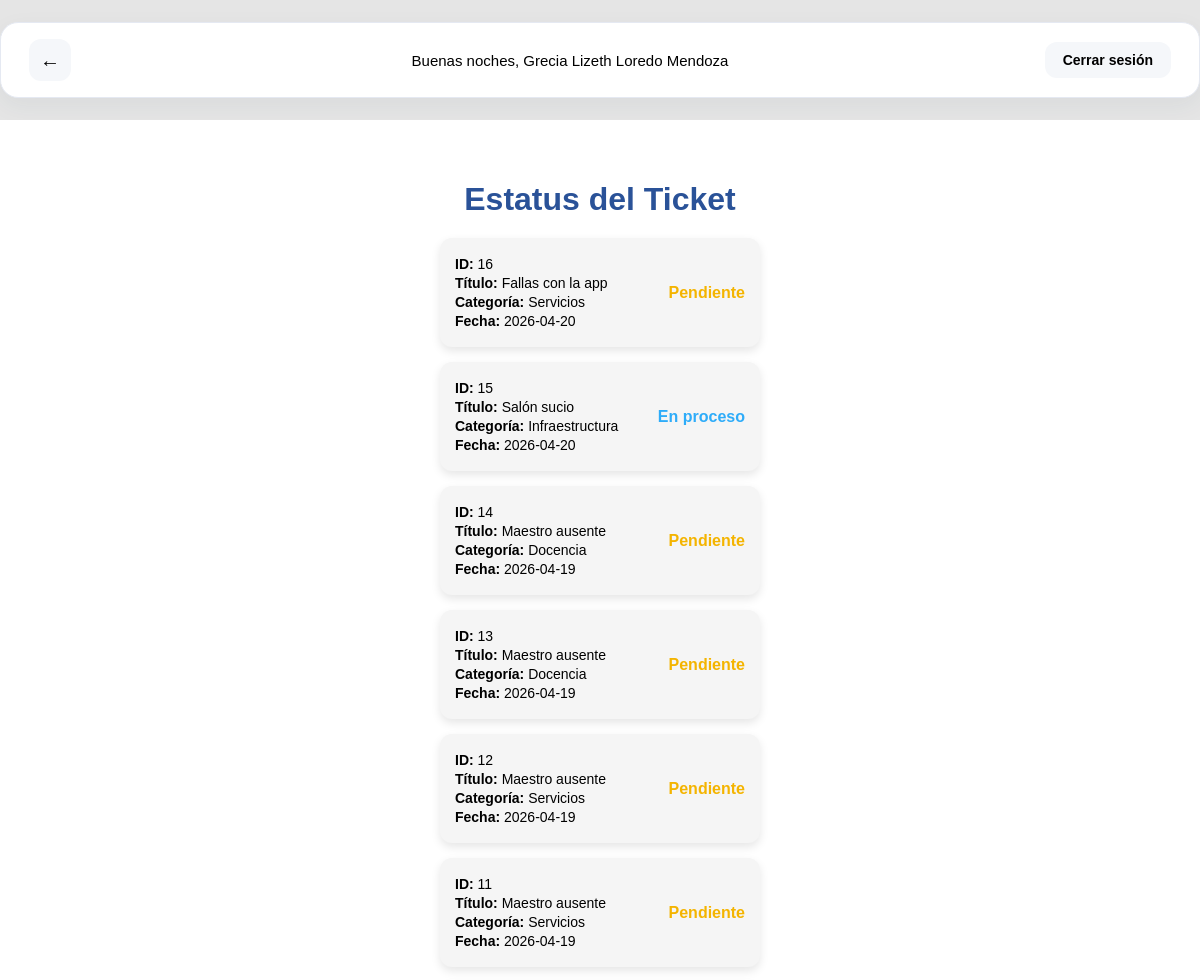
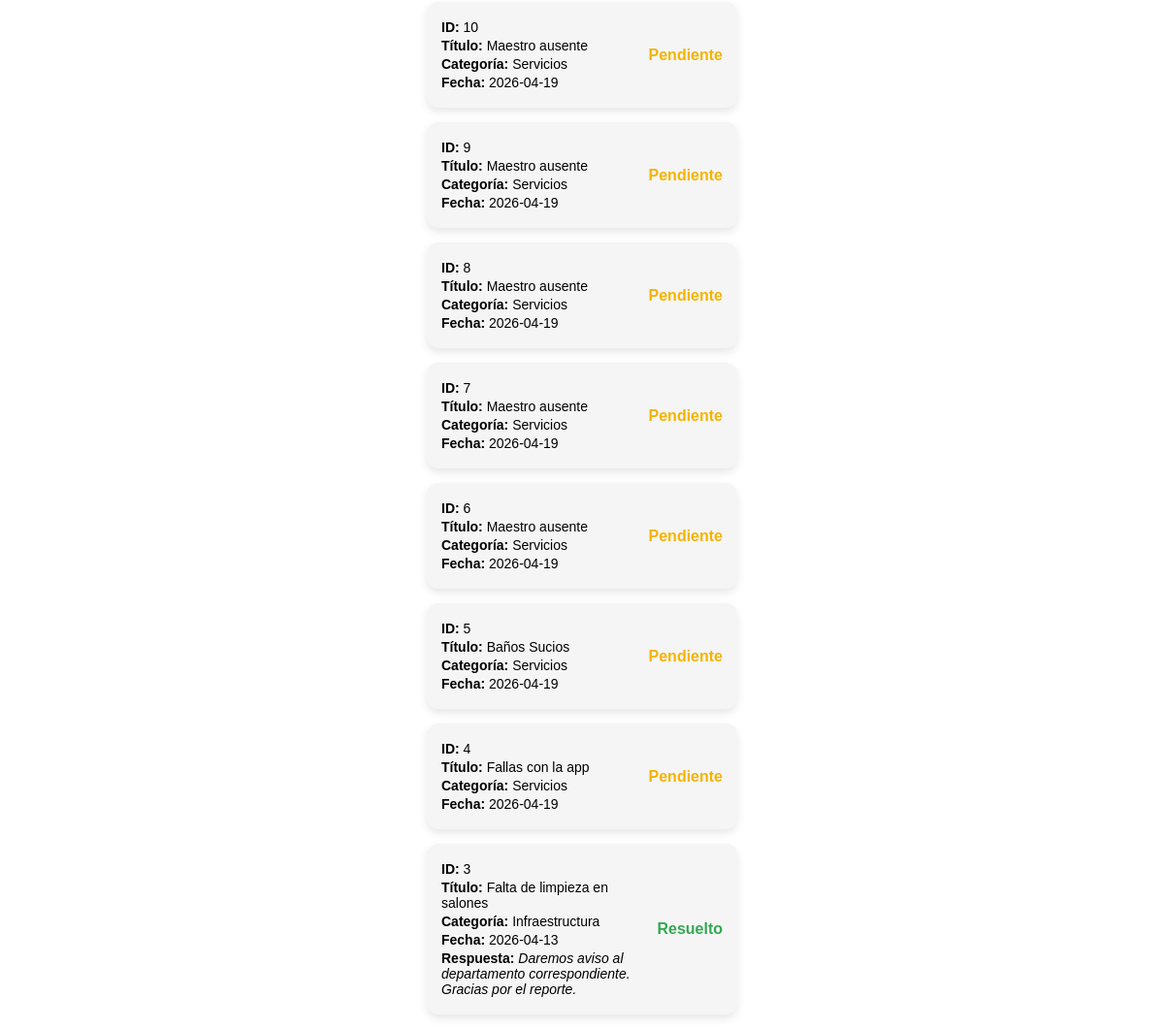
Screenshot of /status (signed in) with the database file from the repository (2 pictures, top to bottom).
### tables this page shows
CREATE TABLE ticket (
        id_ticket INTEGER PRIMARY KEY AUTOINCREMENT,
        titulo TEXT NOT NULL,
        descripcion TEXT,
        fecha_creacion TEXT,
        id_usuario INTEGER,
        id_categoria INTEGER,
        id_prioridad INTEGER,
        id_estado INTEGER,
        id_departamento INTEGER,
        ruta_imagen TEXT, comentario_admin TEXT, accion TEXT,
        FOREIGN KEY (id_usuario) REFERENCES usuario(id_usuario),
        FOREIGN KEY (id_categoria) REFERENCES categoria(id_categoria),
        FOREIGN KEY (id_prioridad) REFERENCES prioridad(id_prioridad),
        FOREIGN KEY (id_estado) REFERENCES estado(id_estado),
        FOREIGN KEY (id_departamento) REFERENCES departamento(id_departamento)
    );

CREATE TABLE categoria (
        id_categoria INTEGER PRIMARY KEY AUTOINCREMENT,
        nombre_categoria TEXT NOT NULL
    );

CREATE TABLE estado (
        id_estado INTEGER PRIMARY KEY AUTOINCREMENT,
        nombre_estado TEXT NOT NULL
    );

### app.py (the view)
@app.route('/status')
def status():
    if 'user_id' not in session:
        return redirect(url_for('login_page'))
    db_instance = Database(db_path)
    tickets = db_instance.obtener_tickets_usuario(session['user_id'])
    return render_template('status_ticket.html', tickets=tickets)

### api_01.py (called while the page is built)
    def connect(self):
        try:
            self.conn = sqlite3.connect(self.db_file)
        except Error as e:
            print(f"Error al conectar a la base de datos: {e}")

    def disconnect(self):
        if self.conn:
            self.conn.close()

    def obtener_tickets_usuario(self, id_usuario):
        self.connect()
        cursor = self.conn.cursor()
        cursor.execute("""
            SELECT t.id_ticket, t.titulo, t.fecha_creacion,
                   c.nombre_categoria, e.nombre_estado, t.comentario_admin
            FROM ticket t
            LEFT JOIN categoria c ON t.id_categoria = c.id_categoria
            LEFT JOIN estado e ON t.id_estado = e.id_estado
            WHERE t.id_usuario = ?
            ORDER BY t.fecha_creacion DESC
        """, (id_usuario,))
        tickets = cursor.fetchall()
        self.disconnect()
        return tickets

### templates/status_ticket.html (shortened to what this page needs)
{% set show_back = True %}
{% extends "index.html" %}
{% block content %}
<link rel="stylesheet" href="{{ url_for('static', filename='status.css') }}">
<div class="status-page">
    <h1>Estatus del Ticket</h1>
    <div class="tickets-container">
        {% if tickets %}
            {% for ticket in tickets %}
                {% if ticket[4] == 'Pendiente' %}
                    {% set clase = 'pendiente' %}
                {% elif ticket[4] == 'En proceso' %}
                    {% set clase = 'en-proceso' %}
                {% else %}
                    {% set clase = 'resuelto' %}
                {% endif %}
                <div class="ticket-card {{ clase }}">
                    <div class="ticket-info">
                        <p><strong>ID:</strong> {{ ticket[0] }}</p>
                        <p><strong>Título:</strong> {{ ticket[1] }}</p>
                        <p><strong>Categoría:</strong> {{ ticket[3] }}</p>
                        <p><strong>Fecha:</strong> {{ ticket[2][:10] if ticket[2] else 'N/A' }}</p>
                        {% if ticket[5] %}
                            <p><strong>Respuesta:</strong> <em>{{ ticket[5] }}</em></p>
                        {% endif %}
                    </div>
                    <div class="ticket-status">{{ ticket[4] }}</div>
                </div>
            {% endfor %}
        {% else %}
            <p style="text-align:center; color:#888;">No tienes tickets registrados aún.</p>
        {% endif %}
    </div>
</div>
{% endblock %}

### static/styles.css (style rules this page uses)
body { margin: 0; font-family: Arial, sans-serif; background: #e5e5e5; }

### static/status.css (style rules this page uses)
.status-page { display: flex; flex-direction: column; align-items: center; padding-top: 40px; background-color: white; min-height: 100vh; width: 100%; }
.status-page h1 { color: #2a5298; margin-bottom: 20px; }
.tickets-container { width: 320px; }
.ticket-card { display: flex; justify-content: space-between; align-items: center; background: #f5f5f5; border-radius: 12px; padding: 15px; margin-bottom: 15px; box-shadow: 0 4px 10px rgba(0,0,0,0.1); }
.ticket-info p { margin: 3px 0; font-size: 14px; }
.ticket-status { font-weight: bold; }
.pendiente .ticket-status { color: #f4b400; }
.resuelto .ticket-status { color: #34a853; }
.en-proceso .ticket-status { color: #2eacf9; }

### rows the page displays
ticket: id_ticket "16", titulo "Fallas con la app", nombre_categoria "Servicios", fecha_creacion "2026-04-20", nombre_estado "Pendiente"
ticket: id_ticket "15", titulo "Salón sucio", nombre_categoria "Infraestructura", fecha_creacion "2026-04-20", nombre_estado "En proceso"
ticket: id_ticket "14", titulo "Maestro ausente", nombre_categoria "Docencia", fecha_creacion "2026-04-19", nombre_estado "Pendiente"
ticket: id_ticket "13", titulo "Maestro ausente", nombre_categoria "Docencia", fecha_creacion "2026-04-19", nombre_estado "Pendiente"
ticket: id_ticket "12", titulo "Maestro ausente", nombre_categoria "Servicios", fecha_creacion "2026-04-19", nombre_estado "Pendiente"
ticket: id_ticket "11", titulo "Maestro ausente", nombre_categoria "Servicios", fecha_creacion "2026-04-19", nombre_estado "Pendiente"
ticket: id_ticket "10", titulo "Maestro ausente", nombre_categoria "Servicios", fecha_creacion "2026-04-19", nombre_estado "Pendiente"
ticket: id_ticket "9", titulo "Maestro ausente", nombre_categoria "Servicios", fecha_creacion "2026-04-19", nombre_estado "Pendiente"
ticket: id_ticket "8", titulo "Maestro ausente", nombre_categoria "Servicios", fecha_creacion "2026-04-19", nombre_estado "Pendiente"
ticket: id_ticket "7", titulo "Maestro ausente", nombre_categoria "Servicios", fecha_creacion "2026-04-19", nombre_estado "Pendiente"
ticket: id_ticket "6", titulo "Maestro ausente", nombre_categoria "Servicios", fecha_creacion "2026-04-19", nombre_estado "Pendiente"
ticket: id_ticket "5", titulo "Baños Sucios", nombre_categoria "Servicios", fecha_creacion "2026-04-19", nombre_estado "Pendiente"
ticket: id_ticket "4", titulo "Fallas con la app", nombre_categoria "Servicios", fecha_creacion "2026-04-19", nombre_estado "Pendiente"
ticket: id_ticket "3", titulo "Falta de limpieza en salones", nombre_categoria "Infraestructura", fecha_creacion "2026-04-13", comentario_admin "Daremos aviso al departamento correspondiente. Gracias por el reporte.", nombre_estado "Resuelto"
